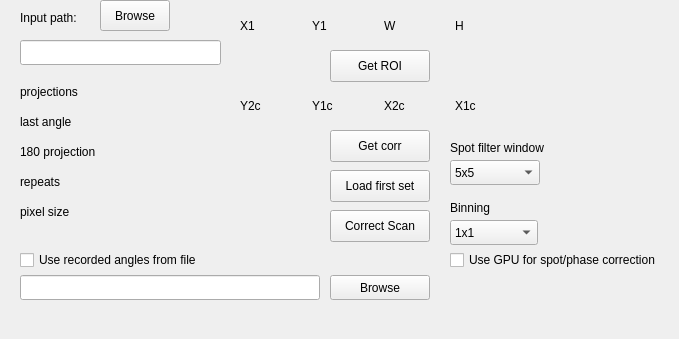
    <widget class="QWidget" name="tab">
     <attribute name="title">
      <string>Data Preparation</string>
     </attribute>
     <widget class="QLineEdit" name="lineEdit_mainpath">
      <property name="geometry">
       <rect>
        <x>20</x>
        <y>40</y>
        <width>201</width>
        <height>25</height>
       </rect>
      </property>
     </widget>
     <widget class="QLabel" name="label">
      <property name="geometry">
       <rect>
        <x>20</x>
        <y>10</y>
        <width>81</width>
        <height>16</height>
       </rect>
      </property>
      <property name="text">
       <string>Input path:</string>
      </property>
     </widget>
     <widget class="QPushButton" name="pushButton_ini">
      <property name="geometry">
       <rect>
        <x>100</x>
        <y>0</y>
        <width>70</width>
        <height>31</height>
       </rect>
      </property>
      <property name="text">
       <string>Browse</string>
      </property>
     </widget>
     <widget class="QWidget" name="gridLayoutWidget">
      <property name="geometry">
       <rect>
        <x>20</x>
        <y>80</y>
        <width>201</width>
        <height>144</height>
       </rect>
      </property>
      <layout class="QGridLayout" name="gridLayout">
       <item row="0" column="0">
        <widget class="QLabel" name="label_2">
         <property name="text">
          <string>projections</string>
         </property>
        </widget>
       </item>
       <item row="0" column="1">
        <widget class="QLabel" name="label_angles">
         <property name="text">
          <string/>
         </property>
        </widget>
       </item>
       <item row="1" column="1">
        <widget class="QLabel" name="label_last_angle">
         <property name="text">
          <string/>
         </property>
        </widget>
       </item>
       <item row="2" column="1">
        <widget class="QLabel" name="label_corr_projection">
         <property name="text">
          <string/>
         </property>
        </widget>
       </item>
       <item row="4" column="0">
        <widget class="QLabel" name="label_6">
         <property name="text">
          <string>pixel size</string>
         </property>
        </widget>
       </item>
       <item row="1" column="0">
        <widget class="QLabel" name="label_3">
         <property name="text">
          <string>last angle</string>
         </property>
        </widget>
       </item>
       <item row="3" column="0">
        <widget class="QLabel" name="label_5">
         <property name="text">
          <string>repeats</string>
         </property>
        </widget>
       </item>
       <item row="2" column="0">
        <widget class="QLabel" name="label_4">
         <property name="text">
          <string>180 projection</string>
         </property>
        </widget>
       </item>
       <item row="3" column="1">
        <widget class="QLabel" name="label_repeats">
         <property name="text">
          <string/>
         </property>
        </widget>
       </item>
       <item row="4" column="1">
        <widget class="QLabel" name="label_pixel_size">
         <property name="text">
          <string/>
         </property>
        </widget>
       </item>
      </layout>
     </widget>
     <widget class="QWidget" name="horizontalLayoutWidget">
      <property name="geometry">
       <rect>
        <x>240</x>
        <y>10</y>
        <width>281</width>
        <height>31</height>
       </rect>
      </property>
      <layout class="QHBoxLayout" name="horizontalLayout">
       <item>
        <widget class="QLabel" name="x1_roi">
         <property name="text">
          <string>X1</string>
         </property>
        </widget>
       </item>
       <item>
        <widget class="QLabel" name="x2_roi">
         <property name="text">
          <string>Y1</string>
         </property>
        </widget>
       </item>
       <item>
        <widget class="QLabel" name="y1_roi">
         <property name="text">
          <string>W</string>
         </property>
        </widget>
       </item>
       <item>
        <widget class="QLabel" name="y2_roi">
         <property name="text">
          <string>H</string>
         </property>
        </widget>
       </item>
      </layout>
     </widget>
     <widget class="QWidget" name="horizontalLayoutWidget_2">
      <property name="geometry">
       <rect>
        <x>240</x>
        <y>90</y>
        <width>281</width>
        <height>31</height>
       </rect>
      </property>
      <layout class="QHBoxLayout" name="horizontalLayout_2">
       <item>
        <widget class="QLabel" name="y2_corr">
         <property name="text">
          <string>Y2c</string>
         </property>
        </widget>
       </item>
       <item>
        <widget class="QLabel" name="y1_corr">
         <property name="text">
          <string>Y1c</string>
         </property>
        </widget>
       </item>
       <item>
        <widget class="QLabel" name="x2_corr">
         <property name="text">
          <string>X2c</string>
         </property>
        </widget>
       </item>
       <item>
        <widget class="QLabel" name="x1_corr">
         <property name="text">
          <string>X1c</string>
         </property>
        </widget>
       </item>
      </layout>
     </widget>
     <widget class="QPushButton" name="pushButton_roi">
      <property name="geometry">
       <rect>
        <x>330</x>
        <y>50</y>
        <width>100</width>
        <height>32</height>
       </rect>
      </property>
      <property name="text">
       <string>Get ROI</string>
      </property>
     </widget>
     <widget class="QPushButton" name="pushButton_corr">
      <property name="geometry">
       <rect>
        <x>330</x>
        <y>130</y>
        <width>100</width>
        <height>32</height>
       </rect>
      </property>
      <property name="text">
       <string>Get corr</string>
      </property>
     </widget>
     <widget class="QPushButton" name="pushButton_first">
      <property name="geometry">
       <rect>
        <x>330</x>
        <y>170</y>
        <width>100</width>
        <height>32</height>
       </rect>
      </property>
      <property name="text">
       <string>Load first set</string>
      </property>
     </widget>
     <widget class="QPushButton" name="pushButton_corr_scan">
      <property name="geometry">
       <rect>
        <x>330</x>
        <y>210</y>
        <width>100</width>
        <height>32</height>
       </rect>
      </property>
      <property name="text">
       <string>Correct Scan</string>
      </property>
     </widget>
     <widget class="QLabel" name="label_spotKernel">
      <property name="geometry">
       <rect>
        <x>450</x>
        <y>140</y>
        <width>131</width>
        <height>16</height>
       </rect>
      </property>
      <property name="text">
       <string>Spot filter window</string>
      </property>
     </widget>
     <widget class="QComboBox" name="comboBox_spotKernel">
      <property name="geometry">
       <rect>
        <x>450</x>
        <y>160</y>
        <width>90</width>
        <height>25</height>
       </rect>
      </property>
      <property name="currentIndex">
       <number>1</number>
      </property>
      <item>
       <property name="text">
        <string>3x3</string>
       </property>
      </item>
      <item>
       <property name="text">
        <string>5x5</string>
       </property>
      </item>
      <item>
       <property name="text">
        <string>7x7</string>
       </property>
      </item>
     </widget>
     <widget class="QLabel" name="label_binning">
      <property name="geometry">
       <rect>
        <x>450</x>
        <y>200</y>
        <width>90</width>
        <height>16</height>
       </rect>
      </property>
      <property name="text">
       <string>Binning</string>
      </property>
     </widget>
     <widget class="QComboBox" name="comboBox_binning">
      <property name="geometry">
       <rect>
        <x>450</x>
        <y>220</y>
        <width>88</width>
        <height>25</height>
       </rect>
      </property>
      <item>
       <property name="text">
        <string>1x1</string>
       </property>
      </item>
      <item>
       <property name="text">
        <string>2x2</string>
       </property>
      </item>
      <item>
       <property name="text">
        <string>3x3</string>
       </property>
      </item>
     </widget>
     <widget class="QCheckBox" name="checkBox_useGpuProjCorrection">
      <property name="geometry">
       <rect>
        <x>450</x>
        <y>250</y>
        <width>220</width>
        <height>20</height>
       </rect>
      </property>
      <property name="toolTip">
       <string>Runs spot (hot/dead pixel) filtering and phase-contrast retrieval on the GPU instead of the CPU. Doesn't affect reconstruction, which already has its own GPU option.</string>
      </property>
      <property name="text">
       <string>Use GPU for spot/phase correction</string>
      </property>
     </widget>
     <widget class="QCheckBox" name="checkBox_useAngleFile">
      <property name="geometry">
       <rect>
        <x>20</x>
        <y>250</y>
        <width>250</width>
        <height>20</height>
       </rect>
      </property>
      <property name="toolTip">
       <string>Uses the actual rotation-axis encoder reading recorded for each projection (e.g. from sics_out.txt) instead of assuming an even angular step across the scan.</string>
      </property>
      <property name="text">
       <string>Use recorded angles from file</string>
      </property>
     </widget>
     <widget class="QLineEdit" name="lineEdit_angleFile">
      <property name="geometry">
       <rect>
        <x>20</x>
        <y>275</y>
        <width>300</width>
        <height>25</height>
       </rect>
      </property>
      <property name="readOnly">
       <bool>true</bool>
      </property>
     </widget>
     <widget class="QPushButton" name="pushButton_angleFileBrowse">
      <property name="geometry">
       <rect>
        <x>330</x>
        <y>275</y>
        <width>100</width>
        <height>25</height>
       </rect>
      </property>
      <property name="text">
       <string>Browse</string>
      </property>
     </widget>
     <widget class="QLabel" name="label_corr_scan_status">
      <property name="geometry">
       <rect>
        <x>20</x>
        <y>310</y>
        <width>400</width>
        <height>20</height>
       </rect>
      </property>
      <property name="text">
       <string/>
      </property>
     </widget>
    </widget>
